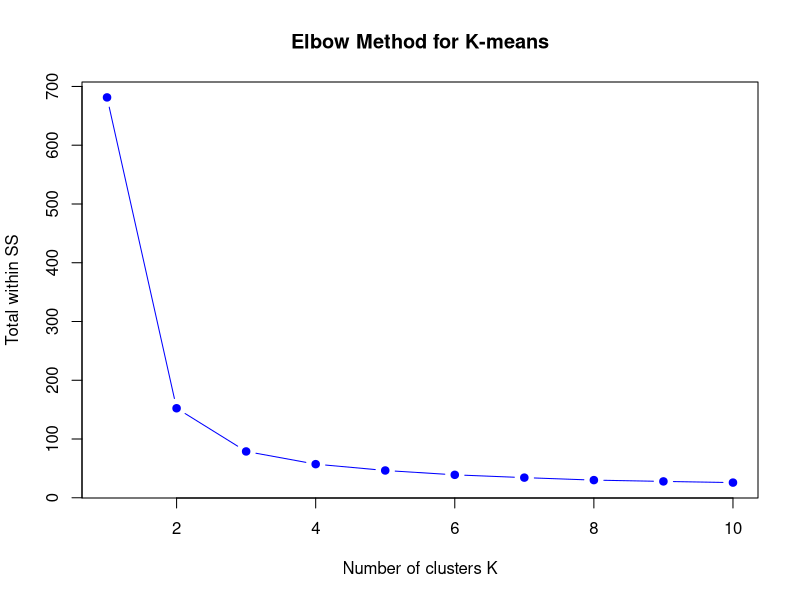
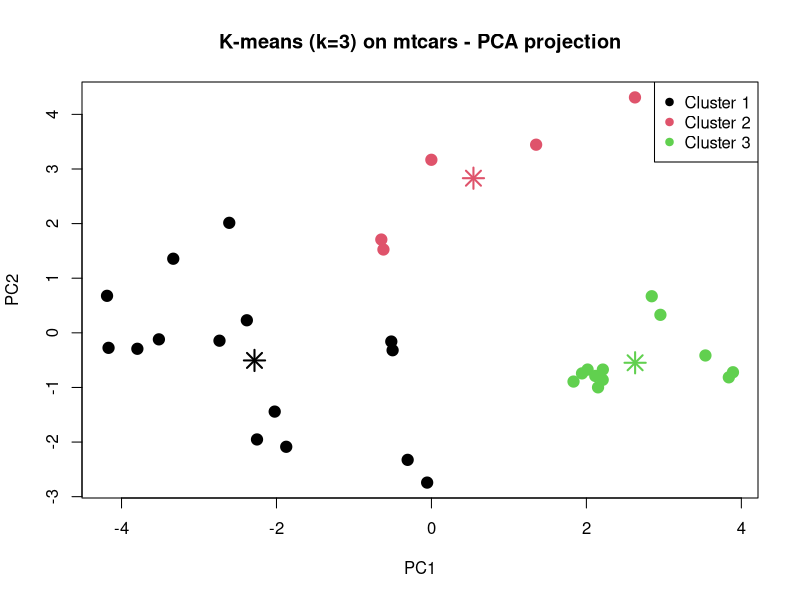
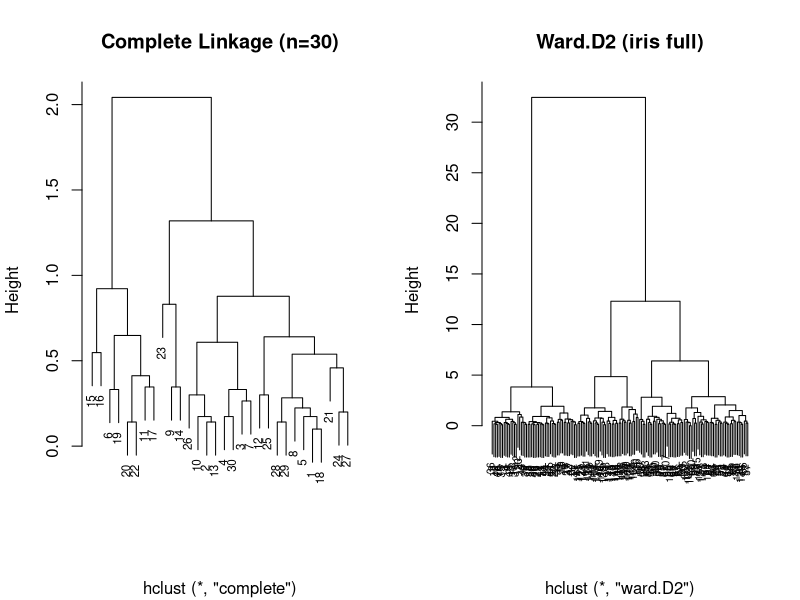
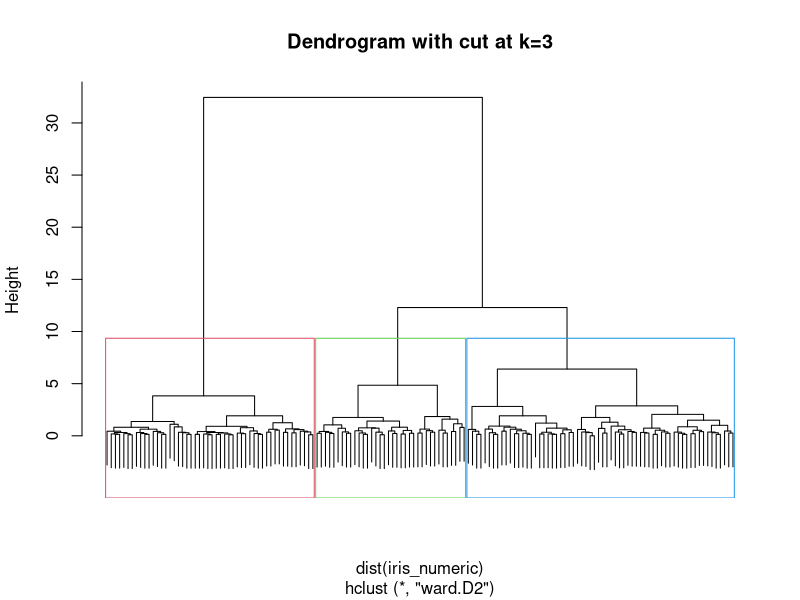

These charts were generated, in order, by the following R code:
# Machine Learning: Clustering (K-means, Hierarchical, DBSCAN concept)
# ============================================================

cat("--- 1. K-means Clustering ---\n")
data(iris)
# Use numeric columns only
iris_numeric <- iris[, 1:4]
print(head(iris_numeric))

set.seed(123)
k3 <- kmeans(iris_numeric, centers = 3, nstart = 25)
print(k3)
print(k3$centers)
print(k3$size) # points per cluster
print(k3$withinss)
print(k3$tot.withinss)
print(k3$betweenss)
print(table(Cluster = k3$cluster, Species = iris$Species)) # compare with true labels

# Elbow method: try k=1..10
cat("\n--- Elbow Method ---\n")
wss <- numeric(10)
for (k in 1:10) {
  set.seed(123)
  wss[k] <- kmeans(iris_numeric, centers = k, nstart = 10)$tot.withinss
}
print(wss)
png("ml_kmeans_elbow.png", width = 600, height = 400)
plot(1:10, wss, type = "b", pch = 19, col = "blue",
     main = "Elbow Method for K-means", xlab = "Number of clusters K", ylab = "Total within SS")
dev.off()
cat("Saved ml_kmeans_elbow.png\n")

# K-means on mtcars
cat("\n--- K-means on mtcars ---\n")
mtcars_scaled <- scale(mtcars)
set.seed(42)
km_mtcars <- kmeans(mtcars_scaled, centers = 3, nstart = 20)
print(km_mtcars$centers[1:2, 1:4])
print(table(km_mtcars$cluster))
print(table(km_mtcars$cluster, mtcars$cyl))

png("ml_kmeans_mtcars.png", width = 700, height = 500)
# PCA for visualization
pca_mtcars <- prcomp(mtcars_scaled)
plot(pca_mtcars$x[, 1:2], col = km_mtcars$cluster, pch = 19, cex = 1.5,
     main = "K-means (k=3) on mtcars - PCA projection", xlab = "PC1", ylab = "PC2")
# Project centers onto PC space: centers %*% rotation
center_pca <- km_mtcars$centers %*% pca_mtcars$rotation[, 1:2]
points(center_pca, col = 1:3, pch = 8, cex = 2, lwd = 2)
legend("topright", legend = paste("Cluster", 1:3), col = 1:3, pch = 19)
dev.off()
cat("Saved ml_kmeans_mtcars.png\n")

cat("\n--- 2. Hierarchical Clustering ---\n")
# Distance matrix
d <- dist(iris_numeric[1:30, ]) # subset for readability
print(as.matrix(d)[1:5, 1:5])

# Methods: complete, single, average, ward.D2
hc_complete <- hclust(d, method = "complete")
hc_average <- hclust(d, method = "average")
hc_ward <- hclust(dist(iris_numeric), method = "ward.D2")

png("ml_hclust.png", width = 900, height = 600)
par(mfrow = c(1, 2))
plot(hc_complete, main = "Complete Linkage (n=30)", xlab = "", cex = 0.7)
plot(hc_ward, main = "Ward.D2 (iris full)", xlab = "", cex = 0.6)
par(mfrow = c(1, 1))
dev.off()
cat("Saved ml_hclust.png\n")

# Cut tree
clusters_hc <- cutree(hc_ward, k = 3)
print(table(clusters_hc, iris$Species))
print(table(clusters_hc))

# Dendrogram customization
png("ml_dendrogram.png", width = 800, height = 500)
plot(hc_ward, labels = FALSE, main = "Dendrogram with cut at k=3")
rect.hclust(hc_ward, k = 3, border = 2:4)
dev.off()
cat("Saved ml_dendrogram.png\n")

cat("\n--- 3. Comparing K-means vs Hierarchical ---\n")
print("K-means table:")
print(table(Kmeans = k3$cluster, Species = iris$Species))
print("Hierarchical table:")
print(table(HClust = clusters_hc, Species = iris$Species))
# Accuracy if we map clusters to majority species (quick)
# For kmeans, cluster 1 mostly setosa, etc.

cat("\n--- 4. Scaling effect ---\n")
# Without scaling vs with scaling
set.seed(123)
km_unscaled <- kmeans(iris_numeric, centers = 3, nstart = 10)
km_scaled <- kmeans(scale(iris_numeric), centers = 3, nstart = 10)
print("Unscaled centers:")
print(km_unscaled$centers)
print("Scaled centers:")
print(km_scaled$centers)

cat("\n--- 5. DBSCAN concept (if dbscan package) ---\n")
if (requireNamespace("dbscan", quietly = TRUE)) {
  library(dbscan)
  db <- dbscan(iris_numeric, eps = 0.5, minPts = 5)
  print(table(db$cluster))
  print(db$cluster[1:10])
} else {
  cat("dbscan package not installed - install.packages('dbscan')\n")
  cat("Showing manual density concept: points with many neighbors\n")
  # Manual: count neighbors within eps
  eps <- 0.7
  dmat <- as.matrix(dist(iris_numeric))
  neighbor_counts <- rowSums(dmat < eps) - 1 # exclude self
  print(head(neighbor_counts))
  print(table(neighbor_counts > 5))
}

cat("\n--- Done: Clustering ---\n")
